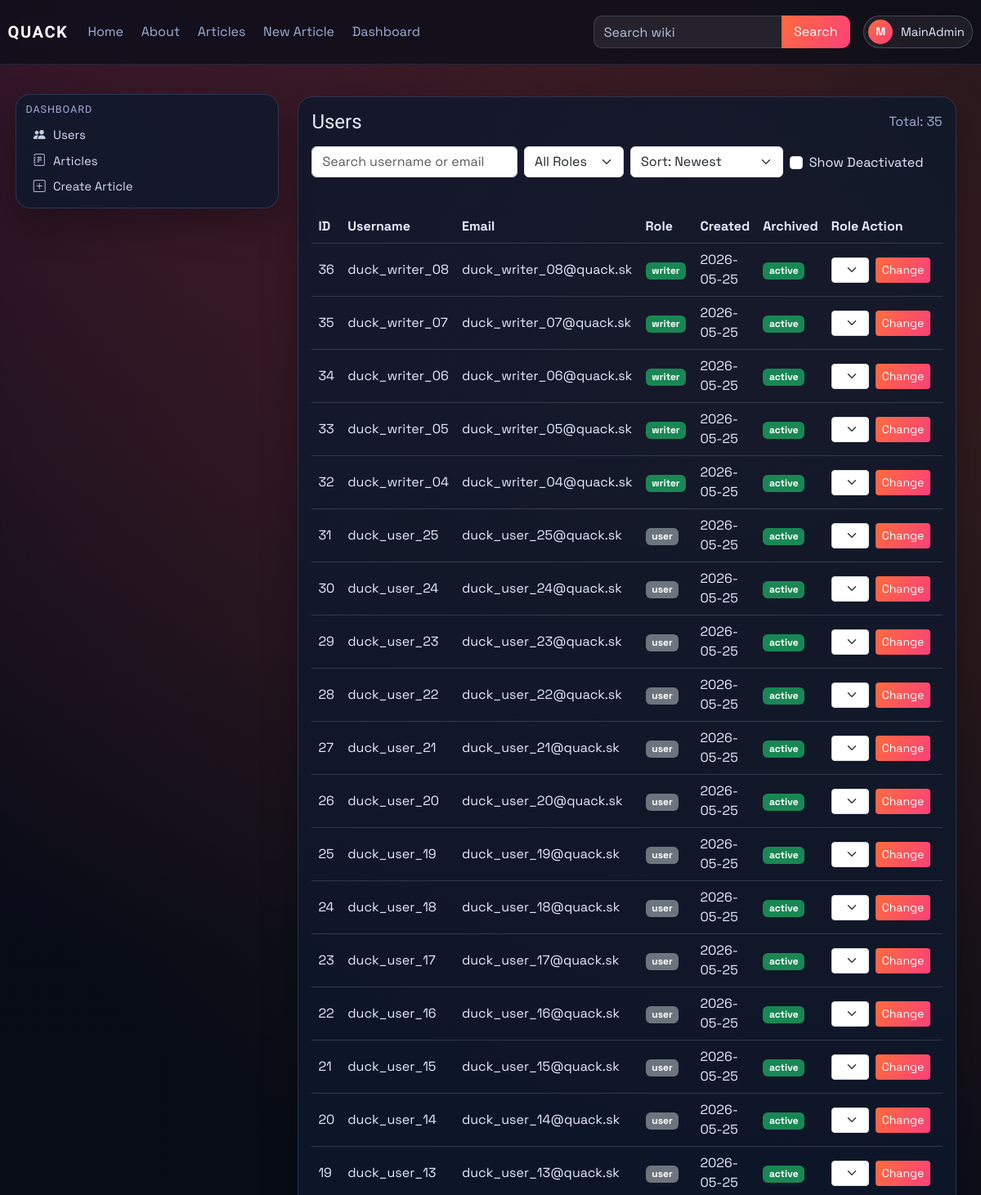
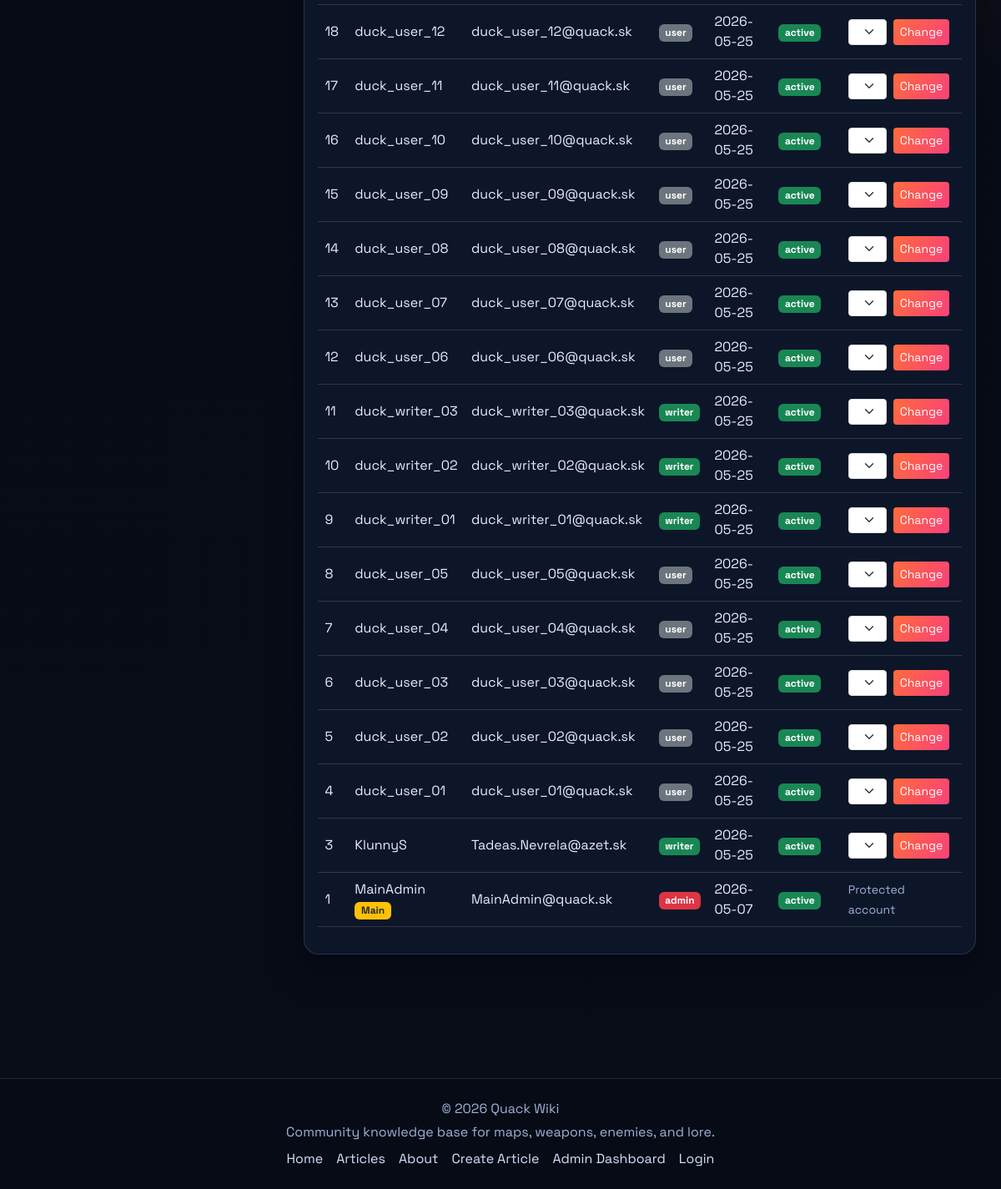
/dashboard/users (signed in), run on the app's committed database (2 pictures, top to bottom).
### models.py (models this page shows, shortened)
class User(db.Model, UserMixin):
    id = db.Column(db.Integer, primary_key=True)
    username = db.Column(db.String(120), unique=True, nullable=False)
    email = db.Column(db.String(120), unique=True, nullable=False)
    password_hash = db.Column(db.String(128), nullable=False)
    created_at = db.Column(db.DateTime, default=datetime.utcnow)
    role = db.Column(db.String(30), default='user')
    is_archived = db.Column(db.Boolean, default=False, nullable=False)
    archived_at = db.Column(db.DateTime, nullable=True)

### main.py (the view)
@app.route('/dashboard/users')
@role_required(['admin'])
def dashboard_users():
    search = (request.args.get('q') or '').strip()
    role_filter = (request.args.get('role') or 'all').strip().lower()
    show_archived = request.args.get('show_archived') == '1'
    sort = (request.args.get('sort') or 'newest').strip().lower()
    query = User.query
    if not show_archived:
        query = query.filter(User.is_archived.is_(False))
    if search:
        like = f'%{search}%'
        query = query.filter((User.username.ilike(like)) | (User.email.ilike(like)))
    if role_filter in {'user', 'writer', 'admin'}:
        query = query.filter(User.role == role_filter)
    sort_map = {
        'newest': User.created_at.desc(),
        'oldest': User.created_at.asc(),
        'username_az': User.username.asc(),
        'username_za': User.username.desc(),
        'role_az': User.role.asc(),
        'role_za': User.role.desc(),
    }
    users = query.order_by(sort_map.get(sort, User.created_at.desc())).all()
    role_form = RoleForm()
    return render_template(
        'dashboard_users.html',
        users=users,
        role_form=role_form,
        search=search,
        role_filter=role_filter,
        show_archived=show_archived,
        sort=sort,
    )

### forms.py
class RoleForm(FlaskForm):
    role = SelectField("Role", choices=[
        ("user", "User"),
        ("writer", "Writer"),
        ("admin", "Admin"),
        ], validators=[DataRequired()])
    submit = SubmitField("Change")

### main.py (called while the page is built)
@login_manager.user_loader
def load_user(user_id):
    return User.query.get(int(user_id))

def role_required(role_names: list):
    def decorator(func):
        @wraps(func)
        @login_required
        def wrapper(*args, **kwargs):
            if current_user.role not in role_names:
                abort(403)
            return func(*args, **kwargs)
        return wrapper
    return decorator

### templates/dashboard_users.html (shortened to what this page needs)
{% extends "_base.html" %}
{% block content %}
<div class="container-fluid px-0">
    <section id="users-section" class="card p-3">
        <div class="d-flex justify-content-between align-items-center mb-3">
            <h4 class="mb-0">Users</h4>
            <span class="text-muted">Total: {{ users|length }}</span>
        </div>
        <form method="GET" action="{{ url_for('dashboard_users') }}" class="row g-2 mb-3" id="usersFilterForm">
            <div class="col-md-4">
                <input class="form-control" type="search" name="q" value="{{ search }}" placeholder="Search username or email" id="usersSearch">
            </div>
            <div class="col-md-2">
                <select class="form-select" name="role" onchange="this.form.submit()">
                    <option value="all" {% if role_filter == 'all' %}selected{% endif %}>All Roles</option>
                </select>
            </div>
            <div class="col-md-3">
                <select class="form-select" name="sort" onchange="this.form.submit()">
                    <option value="newest" {% if sort == 'newest' %}selected{% endif %}>Sort: Newest</option>
                </select>
            </div>
            <div class="col-md-3">
                <div class="form-check mt-2">
                    <input class="form-check-input" type="checkbox" value="1" id="showArchivedUsers" name="show_archived" onchange="this.form.submit()" {% if show_archived %}checked{% endif %}>
                    <label class="form-check-label" for="showArchivedUsers">Show Deactivated</label>
                </div>
            </div>
        </form>
        <div class="table-responsive">
            <table class="table table-hover align-middle">
                <thead>
                    <tr>
                        <th>ID</th>
                        <th>Username</th>
                        <th>Email</th>
                        <th>Role</th>
                        <th>Created</th>
                        <th>Archived</th>
                        <th>Role Action</th>
                        <th>Deactivate Action</th>
                    </tr>
                </thead>
                <tbody>
                    {% for user in users %}
                    <tr>
                        <td>{{ user.id }}</td>
                        <td>{{ user.username }}{% if user.username == "MainAdmin" %} <span class="badge bg-warning text-dark">Main</span>{% endif %}</td>
                        <td>{{ user.email }}</td>
                        <td>
                            {% if user.role == "admin" %}
                            <span class="badge bg-danger">admin</span>
                            {% elif user.role == "writer" %}
                            <span class="badge bg-success">writer</span>
                            {% else %}
                            <span class="badge bg-secondary">user</span>
                            {% endif %}
                        </td>
                        <td>{{ user.created_at.strftime('%Y-%m-%d') if user.created_at else '-' }}</td>
                        <td>
                            {% if user.is_archived %}
                            <span class="badge bg-secondary">deactivated</span>
                            {% else %}
                            <span class="badge bg-success">active</span>
                            {% endif %}
                        </td>
                        <td>
                            {% if user.is_archived %}
                                <span class="text-muted small">Deactivated user</span>
                            {% elif user.username == "MainAdmin" %}
                                <span class="text-muted small">Protected account</span>
                            {% elif user.id == current_user.id %}
                                <span class="text-muted small">Self-change blocked</span>
                            {% elif user.role == "admin" and current_user.username != "MainAdmin" %}
                                <span class="text-muted small">Only MainAdmin can modify admins</span>
                            {% else %}
                            <form method="POST" action="{{ url_for('set_role', user_id=user.id) }}" class="d-flex gap-2">
                                {{ role_form.role(class="form-select form-select-sm") }}
                                {{ role_form.submit(class="btn btn-brand btn-sm") }}
                            </form>
                            {% endif %}
                        </td>
                        <td>
                        </td>
                    </tr>
                    {% endfor %}
                </tbody>
            </table>
        </div>
    </section>
</div>
{% endblock %}

### templates/partials/navbar.html (shortened to what this page needs)
﻿<nav class="navbar navbar-expand-lg main-nav">
    <div class="container-fluid nav-wrap">
        <a class="navbar-brand brand-mark" href="{{ url_for('index') }}">QUACK</a>
        <div class="collapse navbar-collapse" id="navbarNav">
            <ul class="navbar-nav me-auto nav-links">
                <li class="nav-item"><a class="nav-link" href="{{ url_for('index') }}">Home</a></li>
                <li class="nav-item"><a class="nav-link" href="{{ url_for('about') }}">About</a></li>
                <li class="nav-item"><a class="nav-link" href="{{ url_for('articles') }}">Articles</a></li>
                <li class="nav-item"><a class="nav-link" href="{{ url_for('create_article') }}">New Article</a></li>
                {% if current_user.is_authenticated and current_user.role == "admin" %}
                <li class="nav-item"><a class="nav-link" href="{{ url_for('dashboard_users') }}">Dashboard</a></li>
                {% elif current_user.is_authenticated and current_user.role == "writer" %}
                <li class="nav-item"><a class="nav-link" href="{{ url_for('dashboard_articles') }}">Articles</a></li>
                {% endif %}
            </ul>
            <ul class="navbar-nav ms-auto align-items-lg-center nav-tools">
                <li class="nav-item nav-search-wrap">
                    <form class="nav-search" method="GET" action="{{ url_for('index') }}">
                        <input class="form-control" type="search" name="q" placeholder="Search wiki">
                        <button class="btn btn-brand" type="submit">Search</button>
                    </form>
                </li>
                {% if current_user.is_authenticated %}
                <li class="nav-item dropdown ms-lg-3">
                    <a class="profile-trigger" href="#" role="button" data-bs-toggle="dropdown" aria-expanded="false">
                        <span class="profile-avatar">{{ current_user.username[0]|upper }}</span>
                        <span class="profile-name">{{ current_user.username }}</span>
                    </a>
                </li>
                {% else %}
                <li class="nav-item ms-lg-3">
                    <a class="btn btn-outline-light nav-login-btn" href="{{ url_for('login') }}">Login</a>
                </li>
                {% endif %}
            </ul>
        </div>
    </div>
</nav>

### static/css/style.css (style rules this page uses)
:root { --bg: #070c17; --bg-soft: #101a2d; --panel: rgba(14, 25, 44, 0.82); --panel-border: rgba(130, 170, 255, 0.2); --text: #e6ecff; --text-dim: #9fb0d6; --brand: #ff6b3d; --brand-2: #f9417a; --ok: #2ccf9f; --radius: 18px; --shadow: 0 18px 45px rgba(0, 0, 0, 0.3); --nav-height: 72px; --sidebar-width: 330px; --footer-height: 124px; --layout-top-pad: 5.6rem; --layout-side-pad: 1.2rem; --sidebar-top-offset: 1rem; }
* { box-sizing: border-box; }
body { margin: 0; color: var(--text); font-family: "Space Grotesk", sans-serif; background: radial-gradient(circle at 10% 0%, rgba(249, 65, 122, 0.18), transparent 38%), radial-gradient(circle at 85% 15%, rgba(255, 107, 61, 0.2), transparent 45%), linear-gradient(180deg, #060b16, var(--bg)); min-height: 100vh; display: flex; flex-direction: column; }
h1, h2, h3, h4, h5, h6, .navbar-brand { font-family: "Sora", sans-serif; }
a { text-decoration: none; color: inherit; }
.main-nav { position: fixed; top: 0; left: 0; right: 0; width: 100%; margin-top: 0; z-index: 40; backdrop-filter: blur(10px); background: rgba(8, 13, 24, 0.72); border-top: 0; border-bottom: 1px solid rgba(130, 170, 255, 0.15); }
.nav-wrap { padding: 0.7rem 0.6rem; }
.brand-mark { font-weight: 700; letter-spacing: 0.08em; color: #fff; }
.nav-links .nav-link { color: var(--text-dim); margin-right: 0.35rem; transition: color 0.2s ease; }
.nav-search { display: flex; align-items: stretch; gap: 0; }
.nav-search .form-control { background: rgba(255, 255, 255, 0.08); border: 1px solid rgba(255, 255, 255, 0.12); border-right: 0; border-radius: 10px 0 0 10px; color: #fff; min-width: 230px; height: 40px; }
.nav-search .form-control::placeholder { color: #b6c2de; }
.nav-search .btn { height: 40px; border-radius: 0 10px 10px 0; padding-inline: 0.95rem; }
.profile-trigger { height: 40px; display: inline-flex; align-items: center; gap: 0.6rem; padding: 0 0.6rem 0 0.35rem; border: 1px solid rgba(255, 255, 255, 0.2); border-radius: 999px; background: rgba(255, 255, 255, 0.06); color: #e8efff; transition: background-color 0.2s ease, border-color 0.2s ease; }
.profile-avatar { width: 30px; height: 30px; border-radius: 50%; display: inline-grid; place-items: center; font-weight: 700; font-size: 0.85rem; color: #fff; background: linear-gradient(135deg, var(--brand), var(--brand-2)); }
.profile-name { max-width: 130px; overflow: hidden; text-overflow: ellipsis; white-space: nowrap; font-size: 0.92rem; }
.card { border-radius: var(--radius); border: 1px solid var(--panel-border); background: var(--panel); color: var(--text); box-shadow: var(--shadow); }
.info-card p, .article-meta, .card p, .text-muted { color: var(--text-dim) !important; }
.btn-brand, .btn-primary { border: none; color: #fff; background: linear-gradient(120deg, var(--brand), var(--brand-2)); }
.table { --bs-table-bg: transparent; --bs-table-color: var(--text); --bs-table-border-color: rgba(255, 255, 255, 0.15); }

### data on the page
User: username "M", username "MainAdmin", id "1", email "MainAdmin@quack.sk", role "admin", created_at "2026-05-07", is_archived "active"
User: id "36", username "duck_writer_08", email "duck_writer_08@quack.sk", role "writer", created_at "2026-05-25", is_archived "active"
User: id "35", username "duck_writer_07", email "duck_writer_07@quack.sk", role "writer", created_at "2026-05-25", is_archived "active"
User: id "34", username "duck_writer_06", email "duck_writer_06@quack.sk", role "writer", created_at "2026-05-25", is_archived "active"
User: id "33", username "duck_writer_05", email "duck_writer_05@quack.sk", role "writer", created_at "2026-05-25", is_archived "active"
User: id "32", username "duck_writer_04", email "duck_writer_04@quack.sk", role "writer", created_at "2026-05-25", is_archived "active"
User: id "31", username "duck_user_25", email "duck_user_25@quack.sk", role "user", created_at "2026-05-25", is_archived "active"
User: id "30", username "duck_user_24", email "duck_user_24@quack.sk", role "user", created_at "2026-05-25", is_archived "active"
User: id "29", username "duck_user_23", email "duck_user_23@quack.sk", role "user", created_at "2026-05-25", is_archived "active"
User: id "28", username "duck_user_22", email "duck_user_22@quack.sk", role "user", created_at "2026-05-25", is_archived "active"
User: id "27", username "duck_user_21", email "duck_user_21@quack.sk", role "user", created_at "2026-05-25", is_archived "active"
User: id "26", username "duck_user_20", email "duck_user_20@quack.sk", role "user", created_at "2026-05-25", is_archived "active"
User: id "25", username "duck_user_19", email "duck_user_19@quack.sk", role "user", created_at "2026-05-25", is_archived "active"
User: id "24", username "duck_user_18", email "duck_user_18@quack.sk", role "user", created_at "2026-05-25", is_archived "active"
User: id "23", username "duck_user_17", email "duck_user_17@quack.sk", role "user", created_at "2026-05-25", is_archived "active"
User: id "22", username "duck_user_16", email "duck_user_16@quack.sk", role "user", created_at "2026-05-25", is_archived "active"
User: id "21", username "duck_user_15", email "duck_user_15@quack.sk", role "user", created_at "2026-05-25", is_archived "active"
User: id "20", username "duck_user_14", email "duck_user_14@quack.sk", role "user", created_at "2026-05-25", is_archived "active"
User: id "19", username "duck_user_13", email "duck_user_13@quack.sk", role "user", created_at "2026-05-25", is_archived "active"
User: id "18", username "duck_user_12", email "duck_user_12@quack.sk", role "user", created_at "2026-05-25", is_archived "active"
User: id "17", username "duck_user_11", email "duck_user_11@quack.sk", role "user", created_at "2026-05-25", is_archived "active"
User: id "16", username "duck_user_10", email "duck_user_10@quack.sk", role "user", created_at "2026-05-25", is_archived "active"
User: id "15", username "duck_user_09", email "duck_user_09@quack.sk", role "user", created_at "2026-05-25", is_archived "active"
User: id "14", username "duck_user_08", email "duck_user_08@quack.sk", role "user", created_at "2026-05-25", is_archived "active"
User: id "13", username "duck_user_07", email "duck_user_07@quack.sk", role "user", created_at "2026-05-25", is_archived "active"
User: id "12", username "duck_user_06", email "duck_user_06@quack.sk", role "user", created_at "2026-05-25", is_archived "active"
User: id "11", username "duck_writer_03", email "duck_writer_03@quack.sk", role "writer", created_at "2026-05-25", is_archived "active"
User: id "10", username "duck_writer_02", email "duck_writer_02@quack.sk", role "writer", created_at "2026-05-25", is_archived "active"
User: id "9", username "duck_writer_01", email "duck_writer_01@quack.sk", role "writer", created_at "2026-05-25", is_archived "active"
User: id "8", username "duck_user_05", email "duck_user_05@quack.sk", role "user", created_at "2026-05-25", is_archived "active"
User: id "7", username "duck_user_04", email "duck_user_04@quack.sk", role "user", created_at "2026-05-25", is_archived "active"
User: id "6", username "duck_user_03", email "duck_user_03@quack.sk", role "user", created_at "2026-05-25", is_archived "active"
User: id "5", username "duck_user_02", email "duck_user_02@quack.sk", role "user", created_at "2026-05-25", is_archived "active"
User: id "4", username "duck_user_01", email "duck_user_01@quack.sk", role "user", created_at "2026-05-25", is_archived "active"
User: id "3", username "KlunnyS", email "Tadeas.Nevrela@azet.sk", role "writer", created_at "2026-05-25", is_archived "active"

### other printed values
{{ users|length }} "35"
